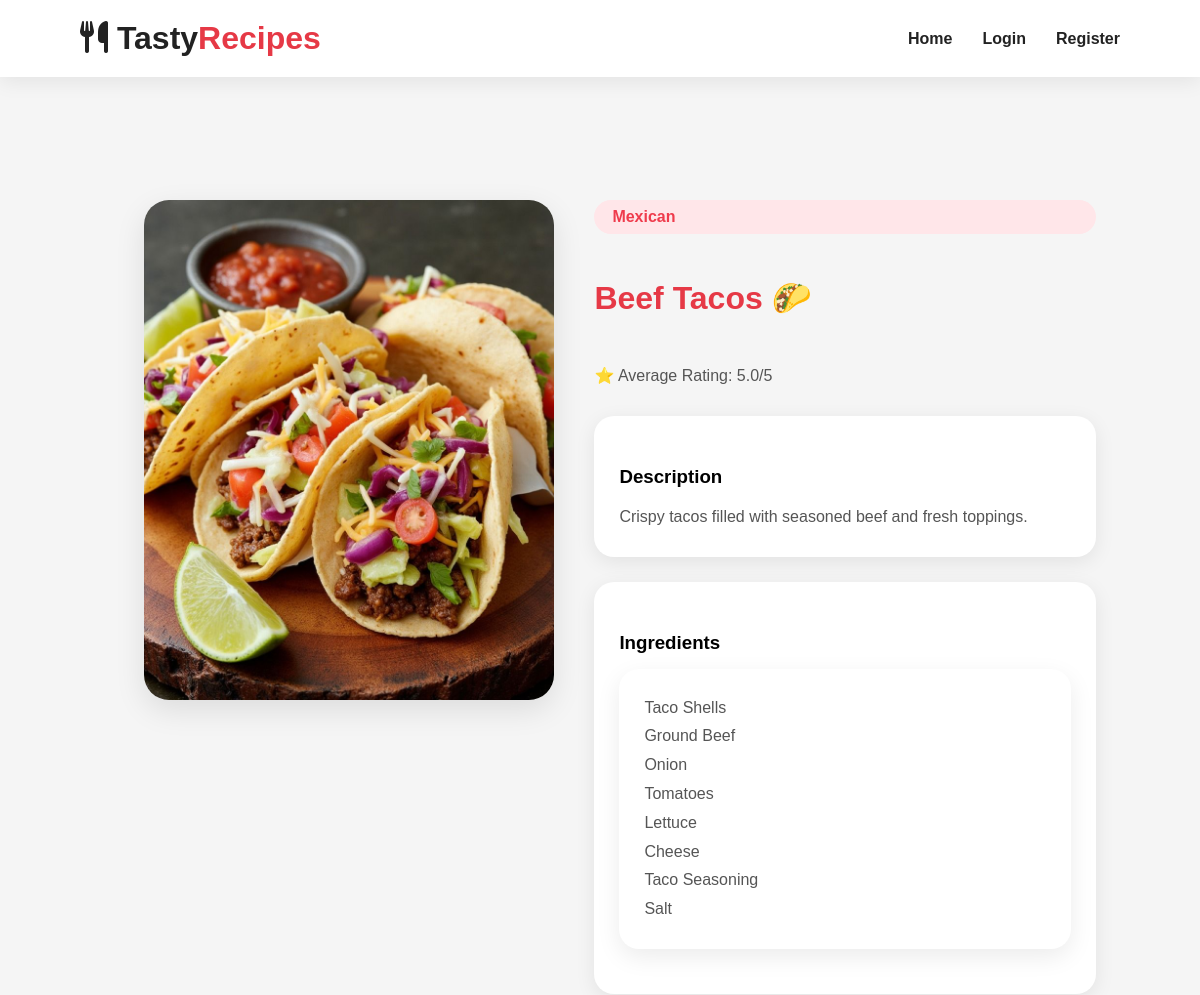
/recipe/3/ (upper part), run on an earlier commit of the app's database.
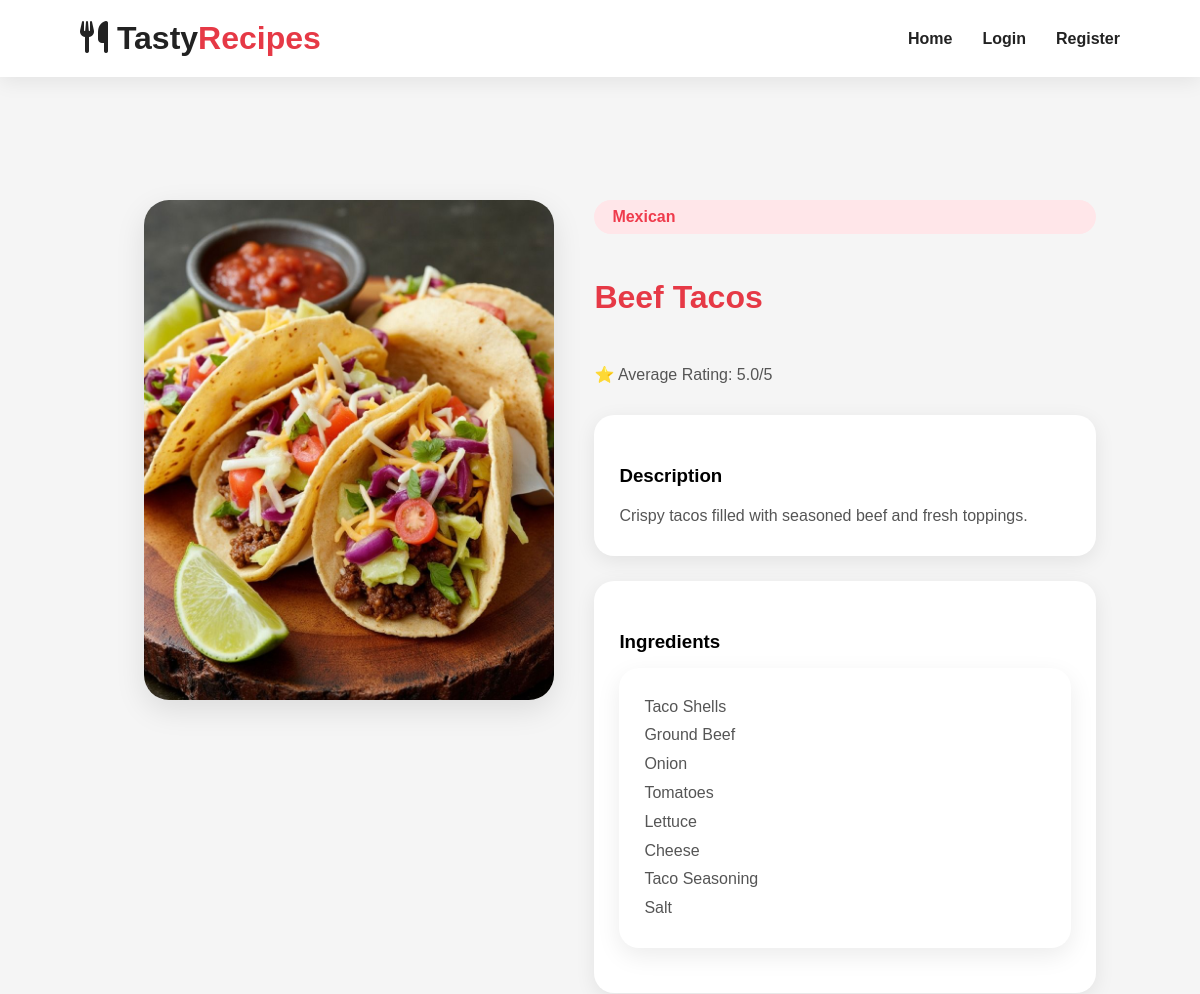
And on a later commit of the database.
### recipes/models.py (models this page shows, shortened)
class Recipe(models.Model):
    user = models.ForeignKey(
        User,
        on_delete=models.CASCADE
    )
    title = models.CharField(max_length=200)
    category = models.ForeignKey(
        Category,
        on_delete=models.SET_NULL,
        null=True
    )
    description = models.TextField()
    ingredients = models.TextField()
    instructions = models.TextField()
    image = models.ImageField(
        upload_to='recipes/',
        blank=True,
        null=True
    )
    created_at = models.DateTimeField(
        auto_now_add=True
    )

class Category(models.Model):
    name = models.CharField(max_length=100)

### recipes/views.py (the view)
def recipe_detail(request, recipe_id):
    recipe = get_object_or_404(
        Recipe,
        id=recipe_id
    )
    comments = Comment.objects.filter(
        recipe=recipe
    ).order_by('-created_at')
    average_rating = Rating.objects.filter(
        recipe=recipe
    ).aggregate(
        Avg('stars')
    )['stars__avg']
    context = {
        'recipe': recipe,
        'comments': comments,
        'average_rating': average_rating,
    }
    return render(
        request,
        'recipe_detail.html',
        context
    )

### templates/recipe_detail.html (shortened to what this page needs)
{% extends 'base.html' %}
{% load static %}
{% block content %}
<div class="recipe-detail">
<div class="recipe-image">
    {% if recipe.image %}
        <img
            src="{{ recipe.image.url }}"
            alt="{{ recipe.title }}"
        >
    {% else %}
        <img
            src="{% static 'images/default_recipe.jpg' %}"
            alt="No Image Available"
        >
    {% endif %}
</div>
<div class="recipe-info">
    {% if recipe.category %}
        <span class="category">
            {{ recipe.category.name }}
        </span>
    {% endif %}
    <h1>{{ recipe.title }}</h1>
    <p class="rating">
        ⭐ Average Rating:
        {% if average_rating %}
            {{ average_rating|floatformat:1 }}/5
        {% else %}
            No ratings yet
        {% endif %}
    </p>
    <div class="detail-card">
        <h3>Description</h3>
        <p>
            {{ recipe.description|default:"No description available." }}
        </p>
    </div>
    <div class="detail-card">
        <h3>Ingredients</h3>
        <div class="ingredients">
            {{ recipe.ingredients|linebreaks }}
        </div>
    </div>
</div>
</div>
{% endblock %}

What changed in the data, as far as the page shows it:
changed Recipe "Crispy tacos filled with seasoned beef and fresh toppings.": title "Beef Tacos 🌮" → "Beef Tacos"
